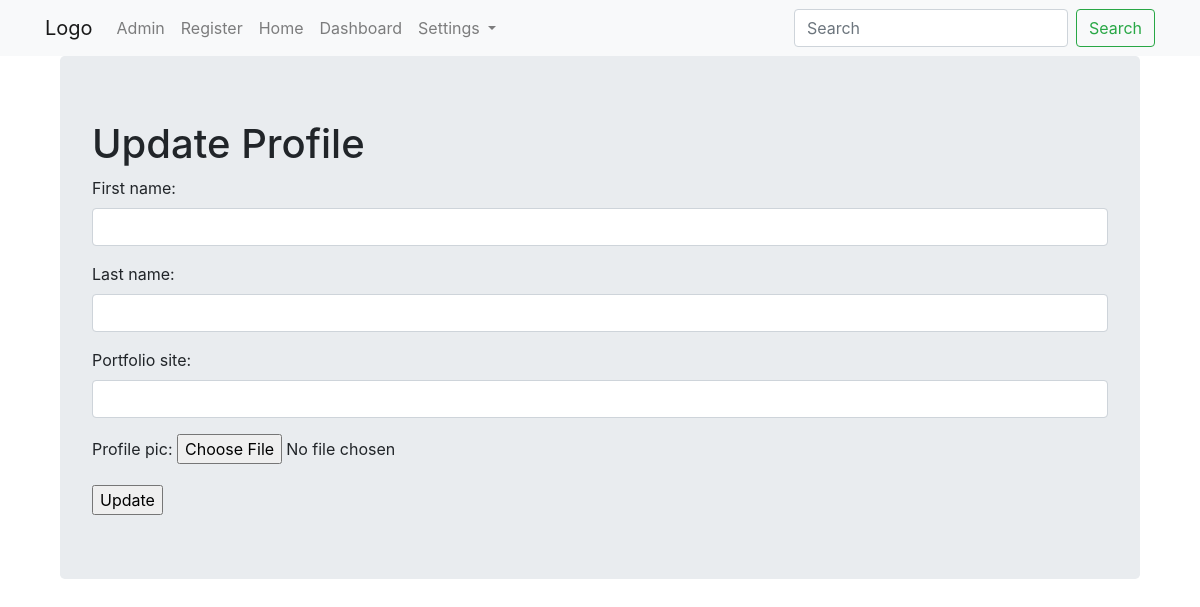
The page /profile/ (signed in) on the database as committed earlier.
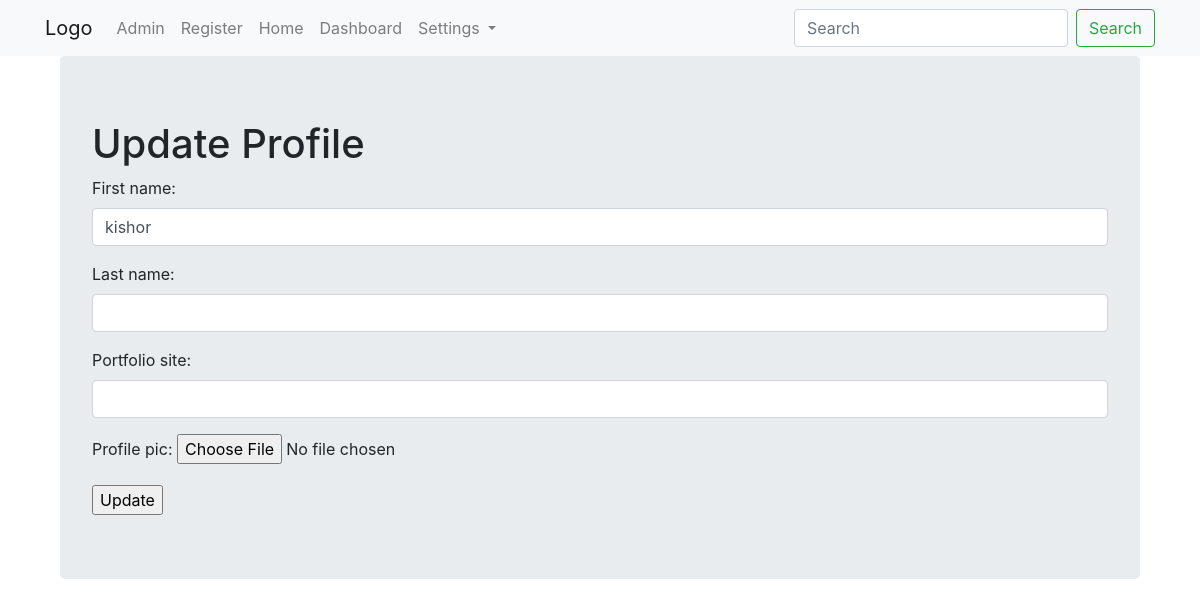
The same page on the database as committed later.
### app/models.py (models this page shows, shortened)
class UserProfileInfo(models.Model):
    user = models.OneToOneField(User, on_delete=models.CASCADE)
    first_name = models.CharField(blank=True, max_length=200)
    last_name = models.CharField(blank=True, max_length=200)
    portfolio_site = models.URLField(blank=True)
    profile_pic = models.ImageField(upload_to='profile_pics', blank=True)

### app/views.py (the view, shortened to what this page needs)
# urls.py: url(r'^profile/$', views.ProfileView.as_view(), name='profile'),
class ProfileView(UpdateView):
    model = User
    template_name = 'app/my_profile.html'
    object = None
    user_form = UserProfileForm()
    profile_image_form = UserProfileInfoForm()
    def get(self, request, **kwargs):
        print(request.session.get('_auth_user_id'))
        user = get_object_or_404(User, pk=request.session.get('_auth_user_id'))
        userProfile = get_object_or_404(UserProfileInfo, user_id=request.session.get('_auth_user_id'))
        response_data = {"users": request.session}
        print(request.session.get('_auth_user_id'), user)
        user_form = UserProfileForm(instance=user)
        profile_image_form = UserProfileInfoForm(instance=userProfile)
        return render(request, self.template_name, {'user_form': user_form, 'profile_image_form': profile_image_form})

### app/forms.py
class UserProfileForm(forms.ModelForm):
    class Meta:
        model = User
        fields = ('id', 'email', )#'__all__'  #  'password'
        widgets = {
            'password': forms.PasswordInput(
                attrs={
                    'class': 'form-control',
                }
            ),
            'email': forms.TextInput(
                attrs={
                    'class': 'form-control'
                }
            ),
            'first_name': forms.TextInput(
                attrs={
                    'class': 'form-control'
                }
            ),
            'last_name': forms.TextInput(
                attrs={
                    'class': 'form-control'
                }
            ),
            'id': forms.TextInput(
                attrs={
                    'type': 'hidden',
                    'class': 'form-control'
                }
            ),
        }
        parsley_extras = {
            'password_1': {
                'equalto': "password",
                'error-message': "Your passwords do not match.",
            },
        }

class UserProfileInfoForm(forms.ModelForm):
    class Meta:
        model = UserProfileInfo
        fields = ('first_name','last_name' ,'portfolio_site', 'profile_pic')
        widgets = {
            'portfolio_site': forms.TextInput(
                attrs={
                    'class': 'form-control',
                }
            ),
            'first_name': forms.TextInput(
                attrs={
                    'class': 'form-control',
                }
            ),
            'last_name': forms.TextInput(
                attrs={
                    'class': 'form-control',
                }
            ),
        }

### app/templates/app/my_profile.html (shortened to what this page needs)
{% extends "app/base.html" %}
{% block body_block %}
  <div class="container">
    <div class="jumbotron">
      {% if isUpdate %}
      {% else %}
        <h1>Update Profile</h1>
<form enctype="multipart/form-data" name="profileForm" onsubmit="return validateForm()" method="POST">
          {{ profile_image_form.as_p }}
          <input type="submit" name="" value="Update">
        </form>
    {% endif %}
    </div>
  </div>
{% endblock %}

### app/templates/app/base.html (shortened to what this page needs)
<!DOCTYPE html>
<html>
  <head>
      <link rel="stylesheet" href="https://stackpath.bootstrapcdn.com/bootstrap/4.1.3/css/bootstrap.min.css">
</head>
  <body>
    <nav class="navbar navbar-expand-lg navbar-light bg-light">
        <div class="container">
  <a class="navbar-brand" href="{% url 'index' %}">Logo</a>
  <div class="collapse navbar-collapse" id="navbarSupportedContent">
    <ul class="navbar-nav mr-auto">
      <li class="nav-item">
        <a class="nav-link" href="{% url 'admin:index' %}">Admin</a>
      </li>
        <li class="nav-item ">
        <a class="nav-link" href="{% url 'app:register' %}">Register </a>
      </li>
      {% if user.is_authenticated %}
        <li class="nav-item ">
            <a class="nav-link" href="{% url 'index' %}">Home </a>
          </li>
           <li class="nav-item">
            <a class="nav-link" href="{% url 'app:dashboard' %}">Dashboard</a>
           </li>
            <li class="nav-item dropdown">
                <a class="nav-link dropdown-toggle" href="#" id="navbarDropdown" role="button" data-toggle="dropdown" aria-haspopup="true" aria-expanded="false">
                  Settings
                </a>
              </li>
      {% else %}
          <li class="nav-item">
               <a class="nav-link" href="{% url 'app:user_login' %}">Login</a>
           </li>
      {% endif %}
    </ul>
    <form class="form-inline my-2 my-lg-0">
      <input class="form-control mr-sm-2" type="search" placeholder="Search" aria-label="Search">
      <button class="btn btn-outline-success my-2 my-sm-0" type="submit">Search</button>
    </form>
  </div>
    </div>
</nav>
    <div class="container">
    {% block body_block %}
    {% endblock %}
    </div>
  </body>
</html>

Rows that differ between the two databases and show on the page:
now on this page (row edited): UserProfileInfo: first_name "kishor"
